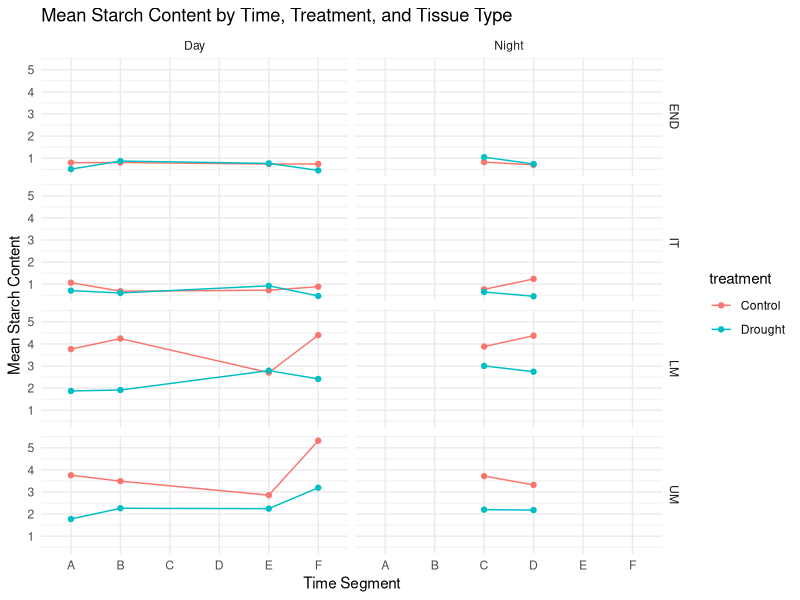
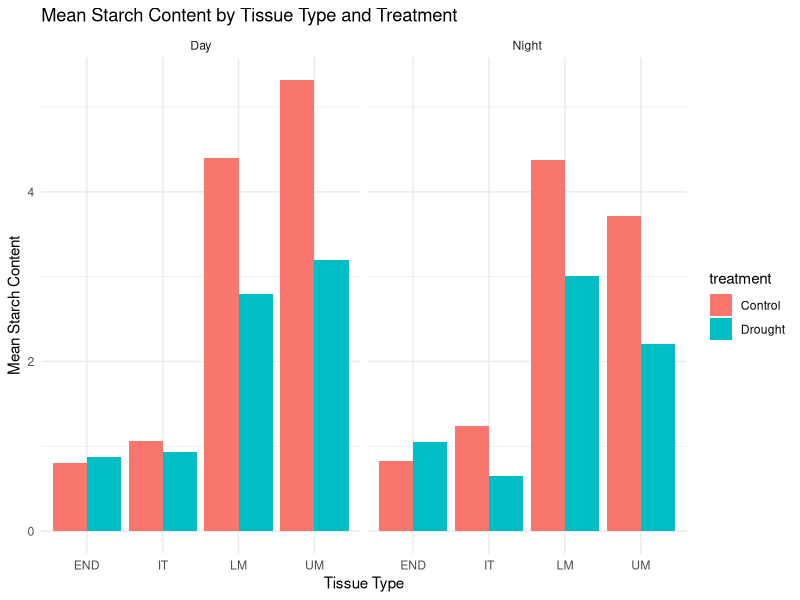
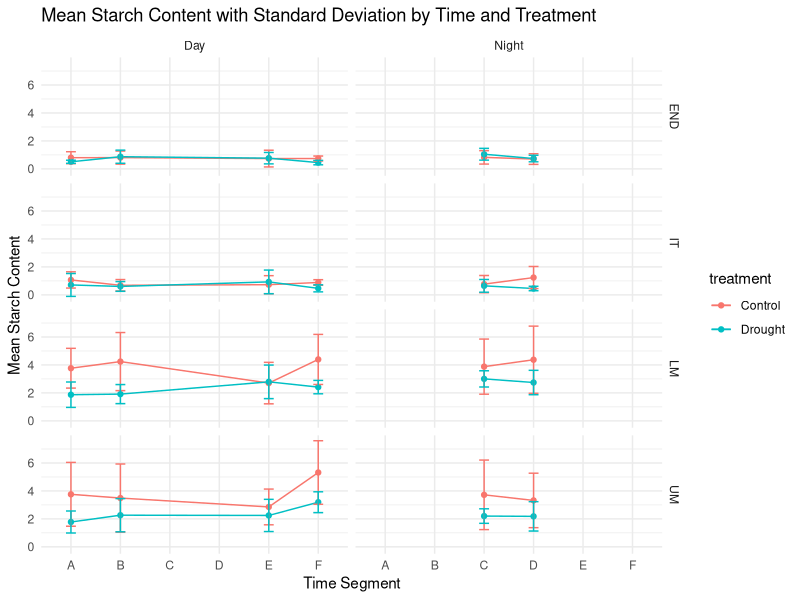
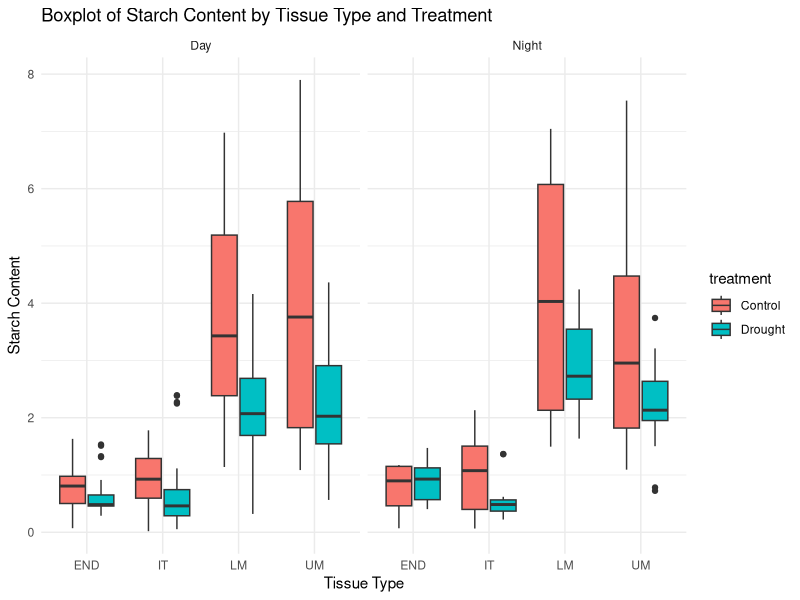
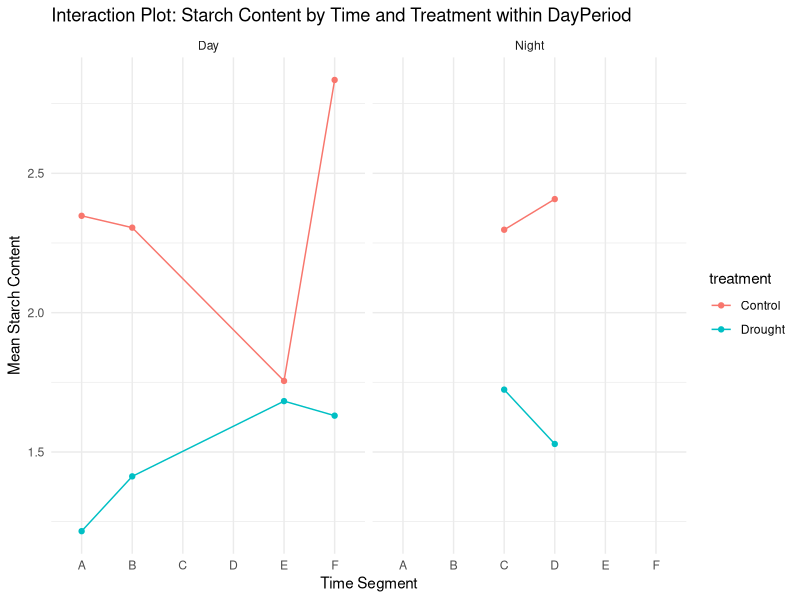
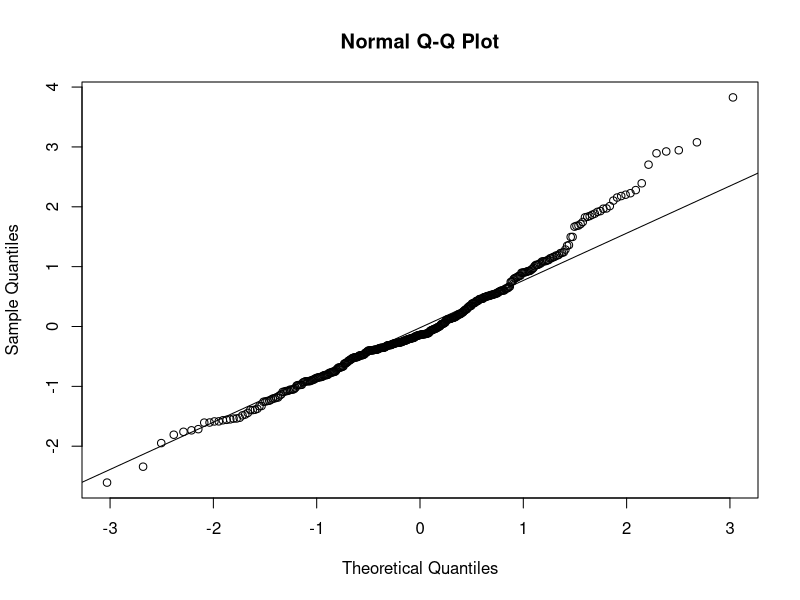
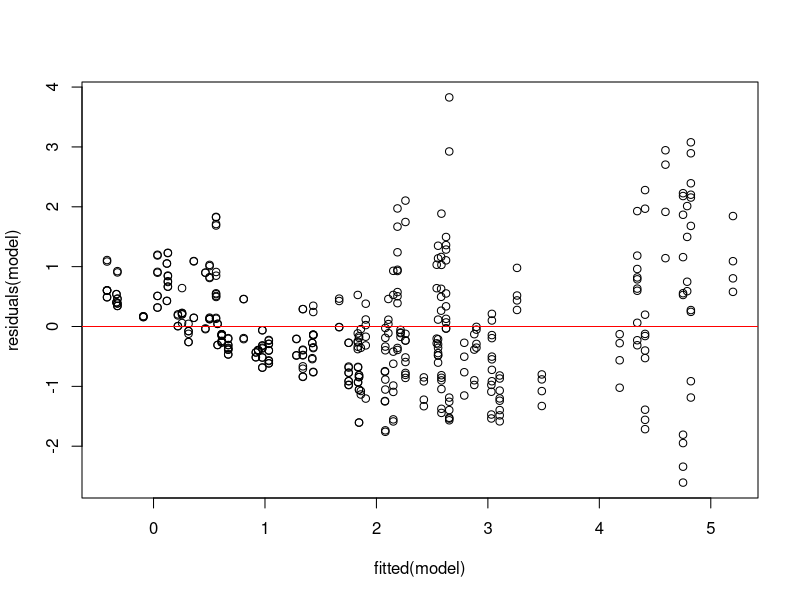
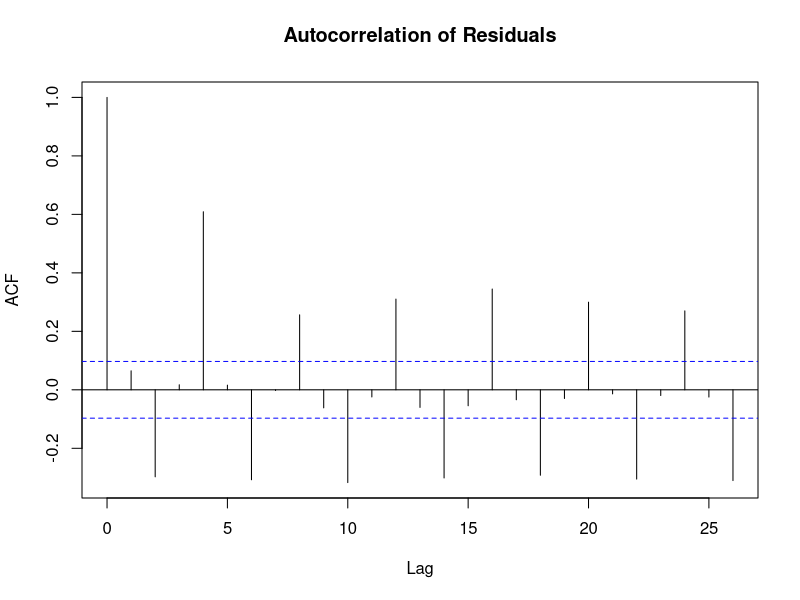

These figures' R source, in order:
## ---- chunk 1
#| label: fig-rome
#| echo: false
#| fig-cap: "Plot of Rome."

## Prints table without code

library(knitr)
data <- read.csv("data.csv")
knitr::kable(head(data), format = 'markdown')

## ---- chunk 2
#| label: fig-rome
#| echo: false
#| fig-cap: "Plot of Rome."
# Load necessary libraries

library(dplyr)
library(ggplot2)

# Summary statistics for StarchNscTissue by tissue type, treatment, dayPeriod, and time
summary_data <- data %>%
  group_by(tissu, treatment, dayPeriod, time) %>%
  summarize(
    mean_Starch = mean(StarchNscTissue, na.rm = TRUE),
    sd_Starch = sd(StarchNscTissue, na.rm = TRUE),
    median_Starch = median(StarchNscTissue, na.rm = TRUE),
    min_Starch = min(StarchNscTissue, na.rm = TRUE),
    max_Starch = max(StarchNscTissue, na.rm = TRUE),
    n = n()
  )

print(summary_data)

## 1. Line Plot of Mean Starch Content by Time
##This plot shows the trend of mean starch content across time segments for each tissue type and treatment.

ggplot(summary_data, aes(x = time, y = mean_Starch, color = treatment, group = treatment)) +
  geom_line() +
  geom_point() +
  facet_grid(tissu ~ dayPeriod) +
  labs(
    title = "Mean Starch Content by Time, Treatment, and Tissue Type",
    x = "Time Segment",
    y = "Mean Starch Content"
  ) +
  theme_minimal()
##2. Bar Plot of Mean Starch Content by Tissue Type and Treatment
#This bar plot can help compare the mean starch content between treatments for each tissue type, averaged over all time points.

ggplot(summary_data, aes(x = tissu, y = mean_Starch, fill = treatment)) +
  geom_bar(stat = "identity", position = "dodge") +
  facet_wrap(~ dayPeriod) +
  labs(
    title = "Mean Starch Content by Tissue Type and Treatment",
    x = "Tissue Type",
    y = "Mean Starch Content"
  ) +
  theme_minimal()

##3. Error Bar Plot with Mean and Standard Deviation
#An error bar plot provides a visual of mean starch content with variability (standard deviation) across time, separated by tissue and treatment.

ggplot(summary_data, aes(x = time, y = mean_Starch, color = treatment, group = treatment)) +
  geom_line() +
  geom_point() +
  geom_errorbar(aes(ymin = mean_Starch - sd_Starch, ymax = mean_Starch + sd_Starch), width = 0.2) +
  facet_grid(tissu ~ dayPeriod) +
  labs(
    title = "Mean Starch Content with Standard Deviation by Time and Treatment",
    x = "Time Segment",
    y = "Mean Starch Content"
  ) +
  theme_minimal()

##Box_Plot
ggplot(data, aes(x = tissu, y = StarchNscTissue, fill = treatment)) +
  geom_boxplot() +
  facet_wrap(~ dayPeriod) +
  labs(
    title = "Boxplot of Starch Content by Tissue Type and Treatment",
    x = "Tissue Type",
    y = "Starch Content"
  ) +
  theme_minimal()

##Box_Plot with Interaction
ggplot(data, aes(x = time, y = StarchNscTissue, color = treatment, group = treatment)) +
  geom_line(stat = "summary", fun = mean) +
  geom_point(stat = "summary", fun = mean) +
  facet_wrap(~ dayPeriod) +
  labs(
    title = "Interaction Plot: Starch Content by Time and Treatment within DayPeriod",
    x = "Time Segment",
    y = "Mean Starch Content"
  ) +
  theme_minimal()

## ---- chunk 3
#| label: fig-rome
#| echo: false
#| fig-cap: "Plot of Rome."

# Load necessary libraries
library(lme4)
library(lmerTest)  # for p-values

# Mixed Effects Model with Interactions
model <- lmer(StarchNscTissue ~ tissu * treatment * dayPeriod + 
               (1 | campagne) + (1 | sample) + (1 | chamber), data = data)

# Summary of the model
summary(model)

# Check model fit using AIC and BIC
AIC(model)
BIC(model)

# Test significance of interaction terms
anova(model)


## ---- chunk 4
# Q-Q plot for residuals
qqnorm(residuals(model))
qqline(residuals(model))
shapiro.test(residuals(model))
# Residuals vs. Fitted plot for homogeneity of variance
plot(fitted(model), residuals(model))
abline(h = 0, col = "red")
# Autocorrelation of residuals
library(ggplot2)
acf(resid(model), main = "Autocorrelation of Residuals")




## ---- chunk 5
#| label: fig-rome
#| echo: false
#| fig-cap: "Plot of Rome."

# Mixed Effects Model with Nested Time within DayPeriod
model3 <- lmer(StarchNscTissue ~ tissu + treatment + dayPeriod + dayPeriod:time + 
               (1 | campagne) + (1 | sample) + (1 | chamber), data = data)

# Summary of the model
summary(model3)

# Check model fit using AIC and BIC
AIC(model3)
BIC(model3)

# Test significance of nested terms
anova(model3)

## ---- chunk 6
#| label: fig-rome
#| echo: false
#| fig-cap: "Plot of Rome."
# Q-Q plot for residuals
qqnorm(residuals(model3))
qqline(residuals(model3))
shapiro.test(residuals(model3))
# Residuals vs. Fitted plot for homogeneity of variance
plot(fitted(model3), residuals(model3))
abline(h = 0, col = "red")

# Autocorrelation of residuals
library(ggplot2)
acf(resid(model3), main = "Autocorrelation of Residuals")
## ---- chunk 7
#| label: fig-rome
#| echo: false
#| fig-cap: "Plot of Rome."

# Model 2 - Interaction effects
model_2 <- lm(StarchNscTissue ~ treatment * tissu * dayPeriod + campagne, data = data)
summary(model_2)

## ---- chunk 8
# Q-Q plot for residuals
qqnorm(residuals(model_2))
qqline(residuals(model_2))
shapiro.test(residuals(model_2))
# Residuals vs. Fitted plot for homogeneity of variance
plot(fitted(model_2), residuals(model_2))
abline(h = 0, col = "red")

## ---- chunk 9
#| label: fig-rome
#| echo: false
#| fig-cap: "Plot of Rome."

# Model 3 - Mixed model with chamber as random effect
model_3 <- lmer(StarchNscTissue ~ treatment * tissu * dayPeriod + campagne + (1 | chamber), data = data)
summary(model_3)

## ---- chunk 10
# Q-Q plot for residuals
qqnorm(residuals(model_3))
qqline(residuals(model_3))
shapiro.test(residuals(model_3))
# Residuals vs. Fitted plot for homogeneity of variance
plot(fitted(model_3), residuals(model_3))
abline(h = 0, col = "red")
